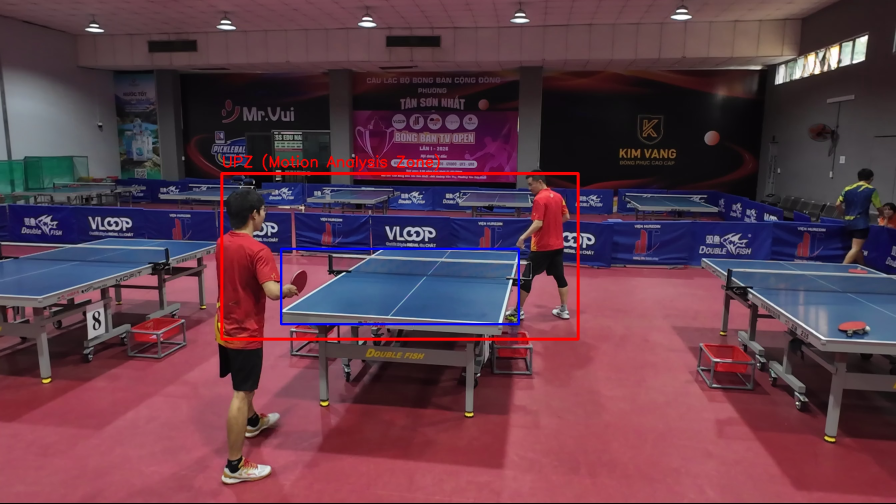
#> input picture debug_report/01_roi_upz_check.jpg, 2688 x 1512 px, given in place of input.mp4, which was not available (shown at 1/3 size)
$ python calibrate_table_roi.py
#> lines starting #> are read from the running program, lines starting #| are printed output that depends on the picture; after the words box and inside, x2 and y2 are one past the last pixel; in counts of white or black regions, pixels touching at a corner belong together; long printed decimals are rounded; pictures that were not available may be replaced by others from this repository, and a replacement may not be noted
### backend/ai_table_roi.py
# backend/ai_table_roi.py
from __future__ import annotations

from dataclasses import dataclass, asdict
from typing import Any, Dict, Optional, Tuple
import json
from pathlib import Path

import cv2
import numpy as np


@dataclass(frozen=True)
class TableROI:
    """
    ROI represented as (x, y, w, h) in full-frame coordinates.
    Includes logic to expand into a Unified Play Zone for motion analysis.
    """
    x: int
    y: int
    w: int
    h: int
    confidence: float
    method: str = "classical"
    notes: str = ""

    def to_dict(self) -> Dict[str, Any]:
        return asdict(self)

    # [11 lines left out: function from_dict, not called in this run]

    def as_tuple(self) -> Tuple[int, int, int, int]:
        return (self.x, self.y, self.w, self.h)

    # [19 lines left out: function get_unified_play_zone, not called in this run]


def save_table_roi(path: Path, roi: TableROI) -> None:
    path.parent.mkdir(parents=True, exist_ok=True)
    with open(path, "w", encoding="utf-8") as f:
        json.dump(roi.to_dict(), f, ensure_ascii=False, indent=2)


# [4 lines left out: function load_table_roi, not called in this run]


def _largest_contour_bbox(mask: np.ndarray) -> Optional[Tuple[int, int, int, int, float]]:
    """Return bbox of largest contour as (x,y,w,h,area_ratio)."""
    contours, _ = cv2.findContours(mask, cv2.RETR_EXTERNAL, cv2.CHAIN_APPROX_SIMPLE)
    if not contours:
        return None

    areas = [cv2.contourArea(c) for c in contours]
    idx = int(np.argmax(areas))
    c = contours[idx]
    x, y, w, h = cv2.boundingRect(c)
    img_area = float(mask.shape[0] * mask.shape[1])
    area_ratio = float(areas[idx] / max(1.0, img_area))
    return (x, y, w, h, area_ratio)


def detect_table_roi_classical(
    video_path: str,
    *,
    sample_time_sec: float = 1.0,
    max_frames: int = 5,
    debug: bool = False,
) -> TableROI:
    """Baseline fallback using HSV color filtering for table detection."""
#> called with video_path = 'input.mp4', sample_time_sec = 1, max_frames = 5, debug = False
    cap = cv2.VideoCapture(video_path)
    if not cap.isOpened():
        raise RuntimeError(f"Cannot open video: {video_path}")

    fps = cap.get(cv2.CAP_PROP_FPS) or 60.0
    frame_idx0 = int(round(sample_time_sec * fps))
    cap.set(cv2.CAP_PROP_POS_FRAMES, frame_idx0)

    bboxes = []
    for i in range(max_frames):
        ret, frame = cap.read()
        if not ret: break
        h, w = frame.shape[:2]
        scale = 0.5
        small = cv2.resize(frame, (int(w * scale), int(h * scale)), interpolation=cv2.INTER_AREA)
        hsv = cv2.cvtColor(small, cv2.COLOR_BGR2HSV)

        mask_blue = cv2.inRange(hsv, (80, 40, 40), (140, 255, 255))
        mask_green = cv2.inRange(hsv, (35, 35, 35), (85, 255, 255))
        mask = cv2.bitwise_or(mask_blue, mask_green)

        kernel = np.ones((7, 7), np.uint8)
        mask = cv2.morphologyEx(mask, cv2.MORPH_CLOSE, kernel, iterations=2)
        bbox = _largest_contour_bbox(mask)
        if bbox:
            x, y, bw, bh, area_ratio = bbox
            bboxes.append((int(x/scale), int(y/scale), int(bw/scale), int(bh/scale), area_ratio))
#> this loop made 5 passes
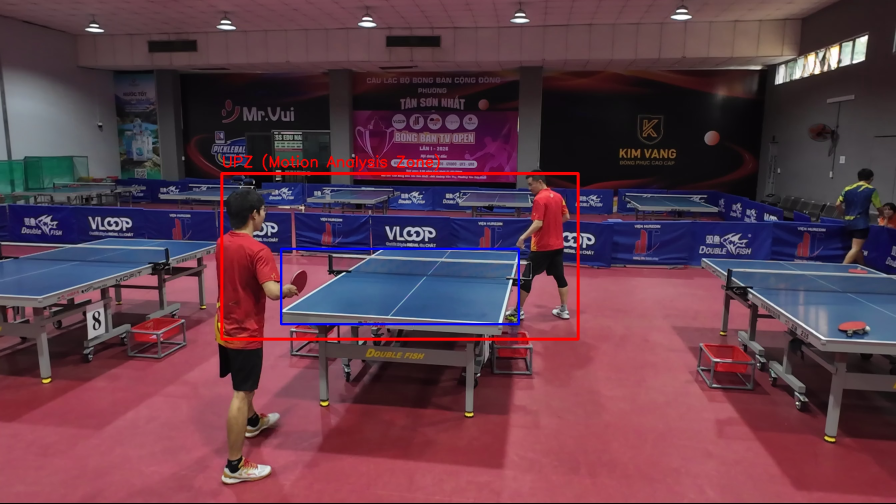
#> input picture debug_report/01_roi_upz_check.jpg, 2688 x 1512 px, given in place of input.mp4, which was not available (shown at 1/3 size)
#> pass 1, in detect_table_roi_classical, `mask_blue = cv2.inRange(hsv, (80, 40, 40), (140, 255, 255))`:
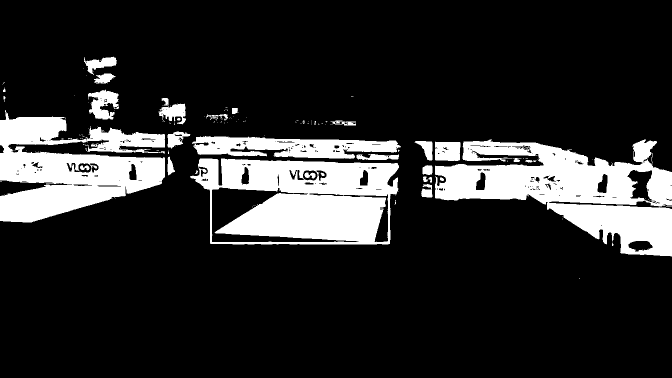
#> mask_blue: shape (756, 1344) (shown at 1/2 size); 16.9% white; 158 white regions (124 under 20 px), largest, box (x1, y1, x2, y2) and area: (870, 279, 1344, 513) 55320, (380, 317, 798, 489) 48652, (0, 220, 330, 445) 43074
#> pass 1, in detect_table_roi_classical, `mask_green = cv2.inRange(hsv, (35, 35, 35), (85, 255, 255))`:
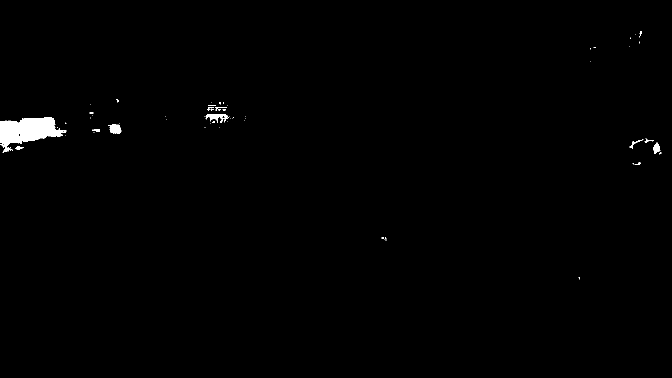
#> mask_green: shape (756, 1344) (shown at 1/2 size); 0.66% white; 71 white regions (59 under 20 px), largest, box (x1, y1, x2, y2) and area: (0, 235, 133, 305) 5060, (412, 228, 456, 246) 393, (216, 249, 243, 267) 367
#> frame is the input picture: shape (1512, 2688, 3); mean B, G, R 73.7, 59.6, 96.8
#> after the loop:
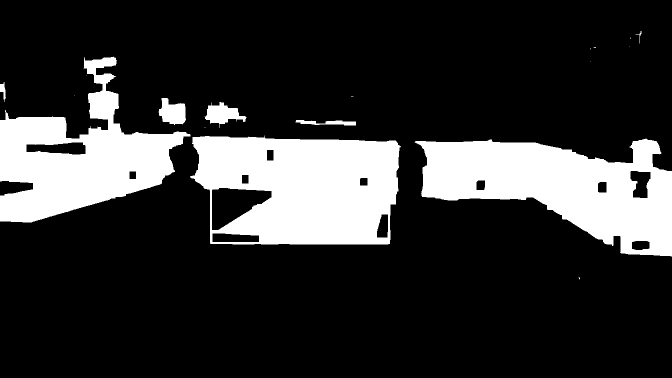
#> mask: shape (756, 1344) (shown at 1/2 size); 19.8% white; 18 white regions (10 under 20 px), largest, box (x1, y1, x2, y2) and area: (380, 271, 802, 489) 71778, (829, 277, 1344, 513) 67938, (0, 113, 381, 445) 56197
#> after the loop, bboxes = [(760, 542, 844, 436, 0.0789), (760, 542, 844, 436, 0.0789), (760, 542, 844, 436, 0.0789), (760, 542, 844, 436, 0.0789), (760, 542, 844, 436, 0.0789)]

    cap.release()
    if not bboxes:
        return TableROI(0, 0, 0, 0, 0.0, notes="failed: no bbox")

    best = max(bboxes, key=lambda t: t[4])
#> best = (760, 542, 844, 436, 0.0789)
    x, y, bw, bh, area_ratio = best
#> x = 760; y = 542; bw = 844; bh = 436
    conf = float(np.clip((area_ratio - 0.03) / 0.20, 0.0, 1.0))
#> conf = 0.244
    return TableROI(x=x, y=y, w=bw, h=bh, confidence=conf, method="classical")

### scripts/calibrate_table_roi.py
# scripts/calibrate_table_roi.py
from __future__ import annotations

import argparse
from pathlib import Path

from backend.ai_table_roi import save_table_roi, detect_table_roi_classical
from backend.ai_table_roi_dl import detect_table_roi_dl, DLConfig


def main():
    ap = argparse.ArgumentParser()
    ap.add_argument("--video", type=str, default="input.mp4")
    ap.add_argument("--out", type=str, default="matches/table_roi_001.json")
    ap.add_argument("--dl", action="store_true", help="Use DL if available (ultralytics + local weights)")
    ap.add_argument("--weights", type=str, default="", help="Path to local YOLO weights (required if --dl)")
    ap.add_argument("--device", type=str, default="cuda")
    ap.add_argument("--debug", action="store_true")
    args = ap.parse_args()

    out_path = Path(args.out)

    if args.dl:
        if not args.weights:
            raise SystemExit("ERROR: --dl requires --weights <path_to_weights>")
        roi = detect_table_roi_dl(
            args.video,
            cfg=DLConfig(weights_path=args.weights, device=args.device),
            debug=args.debug,
        )
    else:
        roi = detect_table_roi_classical(args.video, debug=args.debug)

    save_table_roi(out_path, roi)
    print(f"Saved ROI: {out_path}")
    print(f"ROI: {roi}")
#| ROI: TableROI(x=760, y=542, w=844, h=436, confidence=0.2445, method='classical', notes='')


if __name__ == "__main__":
    main()
